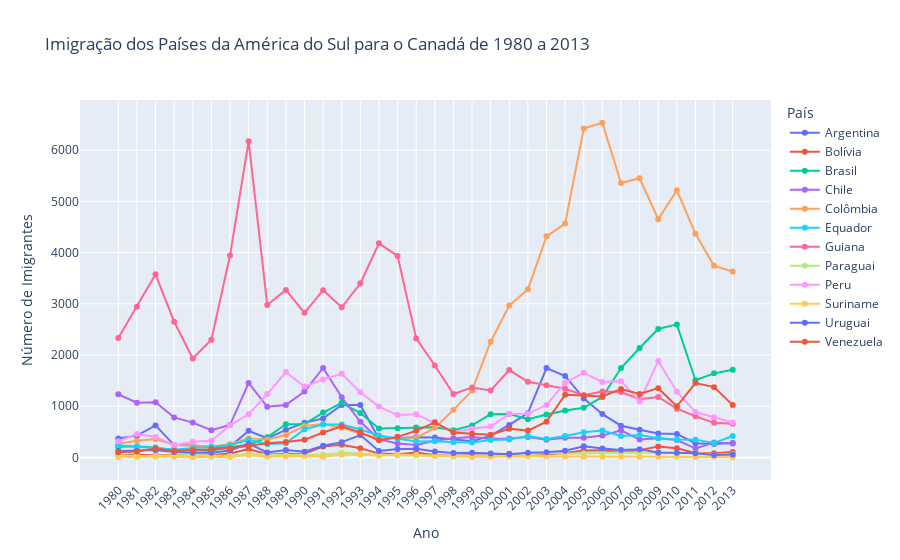

The notebook cell saved with this chart:
### Code cell
fig = px.line(america_do_sul_final, x = america_do_sul_final.index, y = america_do_sul_final.columns,
               color = 'País', title = 'Imigração dos Países da América do Sul para o Canadá de 1980 a 2013',
               markers = True)

fig.update_layout(
    xaxis = {'tickangle': -45},
    xaxis_title = 'Ano',
    yaxis_title = 'Número de Imigrantes'
)

fig.show()

### Figure 1 — Plotly figure (JSON) as saved in the notebook; plotly's stock layout.template omitted (floating-point values rounded to 4 significant figures)
{"data": [{"hovertemplate": "País=Argentina<br>index=%{x}<br>value=%{y}<extra></extra>", "legendgroup": "Argentina", "line": {"color": "#636efa", "dash": "solid"}, "marker": {"symbol": "circle"}, "mode": "lines+markers", "name": "Argentina", "orientation": "v", "showlegend": true, "type": "scatter", "x": ["1980", "1981", "1982", "1983", "1984", "1985", "1986", "1987", "1988", "1989", "1990", "1991", "1992", "1993", "1994", "1995", "1996", "1997", "1998", "1999", "2000", "2001", "2002", "2003", "2004", "2005", "2006", "2007", "2008", "2009", "2010", "2011", "2012", "2013"], "xaxis": "x", "y": [368, 426, 626, 241, 237, 196, 213, 519, 374, 538, 678, 763, 1023, 1022, 366, 380, 396, 391, 349, 318, 427, 635, 865, 1745, 1591, 1153, 847, 620, 540, 467, 459, 278, 263, 282], "yaxis": "y"}, {"hovertemplate": "País=Bolívia<br>index=%{x}<br>value=%{y}<extra></extra>", "legendgroup": "Bolívia", "line": {"color": "#EF553B", "dash": "solid"}, "marker": {"symbol": "circle"}, "mode": "lines+markers", "name": "Bolívia", "orientation": "v", "showlegend": true, "type": "scatter", "x": ["1980", "1981", "1982", "1983", "1984", "1985", "1986", "1987", "1988", "1989", "1990", "1991", "1992", "1993", "1994", "1995", "1996", "1997", "1998", "1999", "2000", "2001", "2002", "2003", "2004", "2005", "2006", "2007", "2008", "2009", "2010", "2011", "2012", "2013"], "xaxis": "x", "y": [44, 52, 42, 49, 38, 44, 79, 165, 63, 68, 71, 214, 247, 180, 75, 61, 96, 43, 33, 42, 33, 72, 57, 59, 85, 134, 139, 107, 143, 214, 180, 86, 83, 107], "yaxis": "y"}, {"hovertemplate": "País=Brasil<br>index=%{x}<br>value=%{y}<extra></extra>", "legendgroup": "Brasil", "line": {"color": "#00cc96", "dash": "solid"}, "marker": {"symbol": "circle"}, "mode": "lines+markers", "name": "Brasil", "orientation": "v", "showlegend": true, "type": "scatter", "x": ["1980", "1981", "1982", "1983", "1984", "1985", "1986", "1987", "1988", "1989", "1990", "1991", "1992", "1993", "1994", "1995", "1996", "1997", "1998", "1999", "2000", "2001", "2002", "2003", "2004", "2005", "2006", "2007", "2008", "2009", "2010", "2011", "2012", "2013"], "xaxis": "x", "y": [211, 220, 192, 139, 145, 130, 205, 244, 394, 650, 650, 877, 1066, 866, 566, 572, 586, 591, 531, 626, 845, 847, 745, 839, 917, 969, 1181, 1746, 2138, 2509, 2598, 1508, 1642, 1714], "yaxis": "y"}, {"hovertemplate": "País=Chile<br>index=%{x}<br>value=%{y}<extra></extra>", "legendgroup": "Chile", "line": {"color": "#ab63fa", "dash": "solid"}, "marker": {"symbol": "circle"}, "mode": "lines+markers", "name": "Chile", "orientation": "v", "showlegend": true, "type": "scatter", "x": ["1980", "1981", "1982", "1983", "1984", "1985", "1986", "1987", "1988", "1989", "1990", "1991", "1992", "1993", "1994", "1995", "1996", "1997", "1998", "1999", "2000", "2001", "2002", "2003", "2004", "2005", "2006", "2007", "2008", "2009", "2010", "2011", "2012", "2013"], "xaxis": "x", "y": [1233, 1069, 1078, 781, 681, 533, 633, 1454, 990, 1023, 1286, 1749, 1175, 697, 352, 273, 244, 325, 376, 397, 366, 369, 401, 347, 383, 384, 427, 530, 350, 375, 340, 174, 291, 273], "yaxis": "y"}, {"hovertemplate": "País=Colômbia<br>index=%{x}<br>value=%{y}<extra></extra>", "legendgroup": "Colômbia", "line": {"color": "#FFA15A", "dash": "solid"}, "marker": {"symbol": "circle"}, "mode": "lines+markers", "name": "Colômbia", "orientation": "v", "showlegend": true, "type": "scatter", "x": ["1980", "1981", "1982", "1983", "1984", "1985", "1986", "1987", "1988", "1989", "1990", "1991", "1992", "1993", "1994", "1995", "1996", "1997", "1998", "1999", "2000", "2001", "2002", "2003", "2004", "2005", "2006", "2007", "2008", "2009", "2010", "2011", "2012", "2013"], "xaxis": "x", "y": [266, 326, 360, 244, 235, 214, 257, 376, 352, 439, 614, 652, 582, 464, 375, 371, 381, 578, 929, 1306, 2259, 2965, 3283, 4318, 4566, 6424, 6535, 5357, 5452, 4652, 5218, 4366, 3741, 3631], "yaxis": "y"}, {"hovertemplate": "País=Equador<br>index=%{x}<br>value=%{y}<extra></extra>", "legendgroup": "Equador", "line": {"color": "#19d3f3", "dash": "solid"}, "marker": {"symbol": "circle"}, "mode": "lines+markers", "name": "Equador", "orientation": "v", "showlegend": true, "type": "scatter", "x": ["1980", "1981", "1982", "1983", "1984", "1985", "1986", "1987", "1988", "1989", "1990", "1991", "1992", "1993", "1994", "1995", "1996", "1997", "1998", "1999", "2000", "2001", "2002", "2003", "2004", "2005", "2006", "2007", "2008", "2009", "2010", "2011", "2012", "2013"], "xaxis": "x", "y": [238, 207, 184, 155, 179, 208, 240, 344, 265, 278, 552, 643, 644, 547, 431, 368, 310, 317, 295, 291, 342, 353, 418, 361, 417, 491, 525, 419, 437, 373, 353, 348, 282, 418], "yaxis": "y"}, {"hovertemplate": "País=Guiana<br>index=%{x}<br>value=%{y}<extra></extra>", "legendgroup": "Guiana", "line": {"color": "#FF6692", "dash": "solid"}, "marker": {"symbol": "circle"}, "mode": "lines+markers", "name": "Guiana", "orientation": "v", "showlegend": true, "type": "scatter", "x": ["1980", "1981", "1982", "1983", "1984", "1985", "1986", "1987", "1988", "1989", "1990", "1991", "1992", "1993", "1994", "1995", "1996", "1997", "1998", "1999", "2000", "2001", "2002", "2003", "2004", "2005", "2006", "2007", "2008", "2009", "2010", "2011", "2012", "2013"], "xaxis": "x", "y": [2334, 2943, 3575, 2650, 1932, 2299, 3942, 6174, 2977, 3270, 2824, 3266, 2932, 3399, 4181, 3935, 2324, 1795, 1238, 1366, 1308, 1707, 1479, 1410, 1341, 1215, 1286, 1277, 1137, 1180, 953, 804, 676, 656], "yaxis": "y"}, {"hovertemplate": "País=Paraguai<br>index=%{x}<br>value=%{y}<extra></extra>", "legendgroup": "Paraguai", "line": {"color": "#B6E880", "dash": "solid"}, "marker": {"symbol": "circle"}, "mode": "lines+markers", "name": "Paraguai", "orientation": "v", "showlegend": true, "type": "scatter", "x": ["1980", "1981", "1982", "1983", "1984", "1985", "1986", "1987", "1988", "1989", "1990", "1991", "1992", "1993", "1994", "1995", "1996", "1997", "1998", "1999", "2000", "2001", "2002", "2003", "2004", "2005", "2006", "2007", "2008", "2009", "2010", "2011", "2012", "2013"], "xaxis": "x", "y": [45, 26, 32, 40, 48, 36, 34, 72, 53, 48, 56, 51, 94, 75, 46, 39, 38, 30, 25, 34, 29, 34, 60, 88, 74, 75, 88, 98, 95, 88, 89, 83, 55, 66], "yaxis": "y"}, {"hovertemplate": "País=Peru<br>index=%{x}<br>value=%{y}<extra></extra>", "legendgroup": "Peru", "line": {"color": "#FF97FF", "dash": "solid"}, "marker": {"symbol": "circle"}, "mode": "lines+markers", "name": "Peru", "orientation": "v", "showlegend": true, "type": "scatter", "x": ["1980", "1981", "1982", "1983", "1984", "1985", "1986", "1987", "1988", "1989", "1990", "1991", "1992", "1993", "1994", "1995", "1996", "1997", "1998", "1999", "2000", "2001", "2002", "2003", "2004", "2005", "2006", "2007", "2008", "2009", "2010", "2011", "2012", "2013"], "xaxis": "x", "y": [317, 456, 401, 241, 306, 328, 628, 843, 1237, 1667, 1384, 1522, 1632, 1274, 993, 827, 845, 676, 493, 560, 603, 849, 855, 1023, 1460, 1653, 1473, 1490, 1094, 1884, 1283, 886, 787, 682], "yaxis": "y"}, {"hovertemplate": "País=Suriname<br>index=%{x}<br>value=%{y}<extra></extra>", "legendgroup": "Suriname", "line": {"color": "#FECB52", "dash": "solid"}, "marker": {"symbol": "circle"}, "mode": "lines+markers", "name": "Suriname", "orientation": "v", "showlegend": true, "type": "scatter", "x": ["1980", "1981", "1982", "1983", "1984", "1985", "1986", "1987", "1988", "1989", "1990", "1991", "1992", "1993", "1994", "1995", "1996", "1997", "1998", "1999", "2000", "2001", "2002", "2003", "2004", "2005", "2006", "2007", "2008", "2009", "2010", "2011", "2012", "2013"], "xaxis": "x", "y": [15, 10, 21, 12, 5, 16, 7, 46, 16, 24, 26, 13, 53, 51, 32, 58, 51, 35, 22, 11, 16, 22, 22, 22, 17, 15, 16, 20, 9, 12, 13, 11, 16, 4], "yaxis": "y"}, {"hovertemplate": "País=Uruguai<br>index=%{x}<br>value=%{y}<extra></extra>", "legendgroup": "Uruguai", "line": {"color": "#636efa", "dash": "solid"}, "marker": {"symbol": "circle"}, "mode": "lines+markers", "name": "Uruguai", "orientation": "v", "showlegend": true, "type": "scatter", "x": ["1980", "1981", "1982", "1983", "1984", "1985", "1986", "1987", "1988", "1989", "1990", "1991", "1992", "1993", "1994", "1995", "1996", "1997", "1998", "1999", "2000", "2001", "2002", "2003", "2004", "2005", "2006", "2007", "2008", "2009", "2010", "2011", "2012", "2013"], "xaxis": "x", "y": [128, 132, 146, 105, 90, 92, 137, 269, 99, 144, 111, 229, 299, 437, 125, 164, 171, 117, 87, 93, 75, 64, 91, 103, 130, 217, 175, 147, 160, 99, 93, 81, 47, 58], "yaxis": "y"}, {"hovertemplate": "País=Venezuela<br>index=%{x}<br>value=%{y}<extra></extra>", "legendgroup": "Venezuela", "line": {"color": "#EF553B", "dash": "solid"}, "marker": {"symbol": "circle"}, "mode": "lines+markers", "name": "Venezuela", "orientation": "v", "showlegend": true, "type": "scatter", "x": ["1980", "1981", "1982", "1983", "1984", "1985", "1986", "1987", "1988", "1989", "1990", "1991", "1992", "1993", "1994", "1995", "1996", "1997", "1998", "1999", "2000", "2001", "2002", "2003", "2004", "2005", "2006", "2007", "2008", "2009", "2010", "2011", "2012", "2013"], "xaxis": "x", "y": [103, 117, 174, 124, 142, 165, 179, 229, 279, 304, 344, 487, 610, 490, 334, 402, 520, 686, 489, 464, 443, 560, 524, 699, 1224, 1211, 1192, 1335, 1239, 1353, 998, 1452, 1373, 1022], "yaxis": "y"}], "layout": {"legend": {"title": {"text": "País"}, "tracegroupgap": 0}, "title": {"text": "Imigração dos Países da América do Sul para o Canadá de 1980 a 2013"}, "xaxis": {"anchor": "y", "domain": [0, 1], "tickangle": -45, "title": {"text": "Ano"}}, "yaxis": {"anchor": "x", "domain": [0, 1], "title": {"text": "Número de Imigrantes"}}}}
